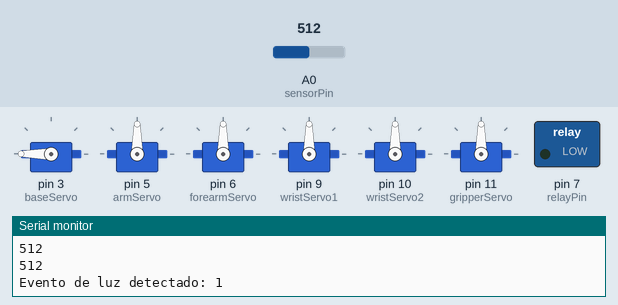
Simulated run of this sketch. Board: Arduino Uno, built with avr-gcc and run on an emulated ATmega328P. Shown: 6 × servo, switched loads named in the sketch (green lamp = pin HIGH), the last lines printed to the serial monitor. Inputs (shaded band) come from the test bench; at power-on: A0 (sensorPin) = 512.

Above: at 1.8 s.
1.9 s: A0 (sensorPin) set to 84
At 9.5 s:
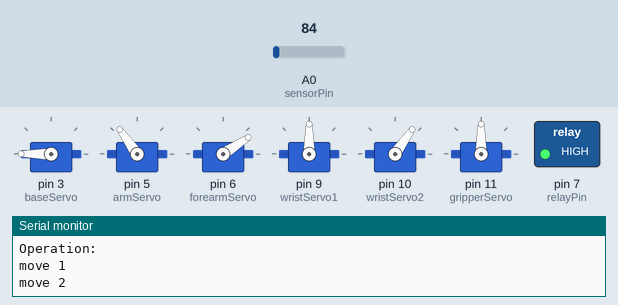
9.7 s: A0 (sensorPin) set to 74
At 14.3 s:
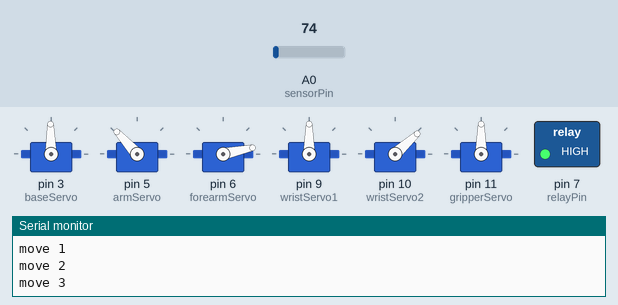
17.5 s: A0 (sensorPin) set to 90
At 24.9 s:
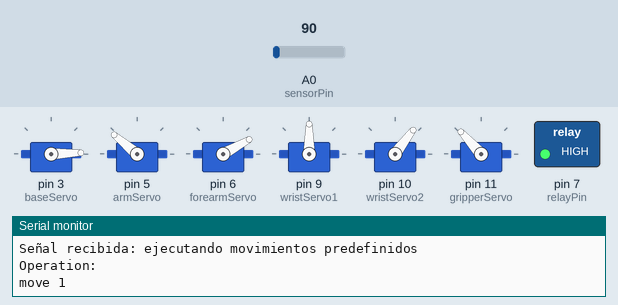
Timing chart, 0 to 30.6 s (numbered marks = the images above; inputs shaded):
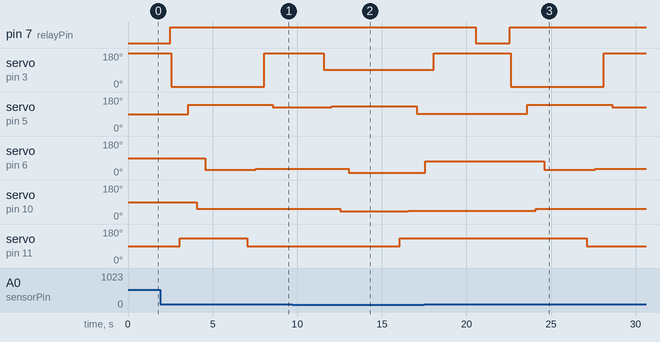

Measured:
- the behaviour switches between 81 and 80 on A0 (sensorPin) (found by bisection; images 1 and 2)
- after the input at 17.5 s, servo on pin 5 (armServo): 91° → 140° after 6.1 s, → 125° 5.0 s later; servo on pin 10 (wristServo2): 45° → 53° after 6.6 s, → 55° 5.0 s later; servo on pin 11 (gripperServo): 132° → 90° after 9.6 s

The sketch:

sensor_arm_1.ino
```cpp
#include <Servo.h>
// Cargar caja
Servo baseServo;        // Servo de la base (rotación)
Servo armServo;         // Servo del brazo
Servo forearmServo;     // Servo del antebrazo
Servo wristServo1;      // Servo de la muñeca 1
Servo wristServo2;      // Servo de la muñeca 2
Servo gripperServo;     // Servo de la garra

const int sensorPin = A0;  // Pin del sensor de luz
const int relayPin = 7;    // Pin del relé
const int lightThreshold = 80; // Umbral para detectar luz (ajustar según el sensor)

int lightEventCount = 0;
unsigned long lastLightTime = 0;
const unsigned long debounceTime = 500;

void setup() {
  Serial.begin(9600);
  baseServo.attach(3);        // Base en pin 3
  armServo.attach(5);         // Brazo en pin 5
  forearmServo.attach(6);     // Antebrazo en pin 6
  wristServo1.attach(9);      // Muñeca 1 en pin 9
  wristServo2.attach(10);     // Muñeca 2 en pin 10
  gripperServo.attach(11);    // Garra en pin 11

  pinMode(relayPin, OUTPUT);
  digitalWrite(relayPin, LOW);
}

void loop() {
  String initialMovements[] = {"base:180"};
  executeMovements(initialMovements, 1);

  int lightValue = analogRead(sensorPin);
  // Detectar un evento de luz
  if (lightValue > lightThreshold) {
    Serial.println(lightValue);
    if (millis() - lastLightTime > debounceTime) {
      lightEventCount++;
      lastLightTime = millis();
      Serial.print("Evento de luz detectado: ");
      Serial.println(lightEventCount);
      delay(500);
    }
  }

  if (lightEventCount == 2) {
    digitalWrite(relayPin, HIGH);
    Serial.println("Relé activado: Stopper encendido");
    Serial.println("Señal recibida: ejecutando movimientos predefinidos");
    Serial.println("Operation:");

    Serial.println("move 1");
    String initialMovements_1[] = {"base:2", "gripper:132", "arm:140", "wrist2:53", "forearm:29"};
    executeMovements(initialMovements_1, 5);
    delay(2000);

    Serial.println("move 2");
    String initialMovements_2[] = {"gripper:90", "forearm:33", "base:20231", "arm:125", "wrist2:55"};
    executeMovements(initialMovements_2, 5);
    delay(2000);

    Serial.println("move 3");
    String initialMovements_3[] = {"base:91", "arm:132", "wrist2:42", "forearm:12", "gripper:90"};
    executeMovements(initialMovements_3, 5);
    delay(2000);

    Serial.println("move 4");
    String initialMovements_4[] = {"gripper:132", "wrist2:45" "base:89.7", "arm:91", "forearm:74"};
    executeMovements(initialMovements_4, 5);
    delay(2000);

    digitalWrite(relayPin, LOW);
    Serial.println("Relé apagado: Stopper detenido");
    lightEventCount = 0;
  }
}

// Función para mover un servo específico
void moveTo(String nameAngle) {
  int colonIndex = nameAngle.indexOf(':');
  String name = nameAngle.substring(0, colonIndex);
  int angle = nameAngle.substring(colonIndex + 1).toInt();

  if (name == "base") {
    baseServo.write(angle);
  } else if (name == "arm") {
    armServo.write(angle);
  } else if (name == "forearm") {
    forearmServo.write(angle);
  } else if (name == "wrist1") {
    wristServo1.write(angle);
  } else if (name == "wrist2") {
    wristServo2.write(angle);
  } else if (name == "gripper") {
    gripperServo.write(angle);
  }
}

// Función para ejecutar una secuencia de movimientos
void executeMovements(String movements[], int numberOfMovements) {
  for (int i = 0; i < numberOfMovements; i++) {
    moveTo(movements[i]);
    delay(500);
  }
}

    
```
